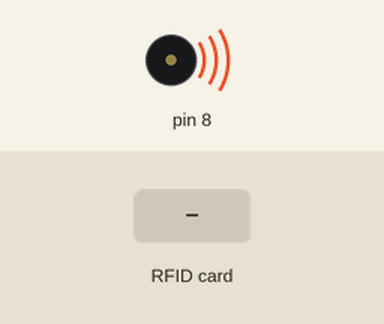
This sketch was run on a simulated Arduino Uno, built with avr-gcc and run on an emulated ATmega328P. On the bench: buzzer (waves = sounding). The inputs (shaded band) are chosen by the test bench. What the sketch prints to the serial monitor is not drawn.

Above: at 0.1 s.
At 2.5 s:
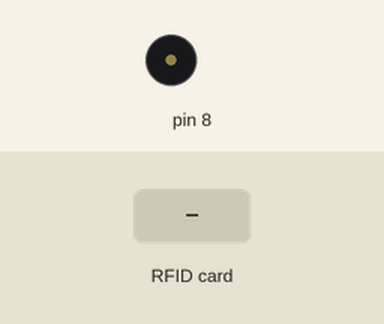
2.6 s: RFID card 5E 7A 19 C4 held to the reader
At 4.2 s:
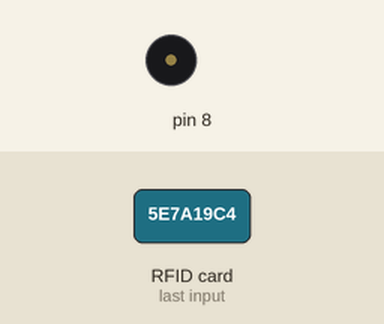
Timing chart, 0 to 6.4 s (numbered marks = the images above; inputs shaded):
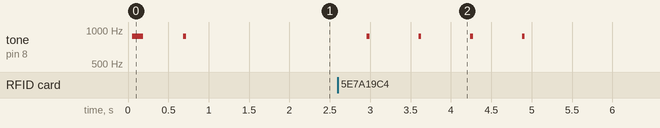

The sketch:

W08T02.ino
```cpp
/*
 Name:		W08T02.ino
 Created:	4/21/2017 7:36:55 AM
 Author:	coskun
*/
#include <SPI.h>
#include <RFID.h>

String currentCard;
String cardbase[4][3] = {
							{"150-253-250-74-219", "m", "000"},
							{"195-35-111-133-10", "t", "009"},
							{"44-196-57-213-4 ", "i", "004"},
							{"133-207-38-59-87", "i", "004"}
						};

RFID rf(10,5);
// the setup function runs once when you press reset or power the board
void setup() {
	Serial.begin(9600);
	SPI.begin();
	rf.init();
	//boot signal
	beepBuzzerOK();
	delay(500);
	beepBuzzerFAIL();
}

// the loop function runs over and over again until power down or reset
void loop() {
	currentCard = getCardNo();
	delay(250);

	if (currentCard != "")
	{
		for (int i = 0; i < 4; i++)
		{
			int bakiye = cardbase[i][2].toInt();
			if (cardbase[i][0] == currentCard)
			{
				if(bakiye > 0)
				{
					// Ok to PASS
					beepBuzzerOK();
					if(cardbase[i][1] == "t")
					{
						bakiye -= 3;
						cardbase[i][1] = String(bakiye);
					}
					else if(cardbase[i][1] == "i")
					{
						bakiye -= 1;
						cardbase[i][1] = String(bakiye);
					}

					Serial.println("Kalan Bakiyeniz: " + cardbase[i][1]);
				}
				else
				{
					beepBuzzerFAIL();
					Serial.println("Yetersiz bakiye :( ");
				}
			}
			else
			{
				// FAIL to PASS
				beepBuzzerFAIL();
				Serial.println("Geçersiz Kart !!");
			}
		}

		currentCard = "";
	}
}

void beepBuzzerOK()
{
	//new ok soun
	tone(8, 880);
	delay(135);
	noTone(8);
}

void beepBuzzerFAIL()
{
	//new fail
	tone(8, 880);
	delay(35);
	noTone(8);
	delay(500);
	//old fail sound
	tone(8, 660);
	delay(5);
	tone(8, 880);
	delay(5);
	tone(8, 660);
	noTone(8);
	delay(25);

	tone(8, 660);
	delay(5);
	tone(8, 880);
	delay(5);
	tone(8, 660);
	noTone(8);
	delay(25);

	tone(8, 660);
	delay(5);
	tone(8, 880);
	delay(5);
	tone(8, 660);
	noTone(8);
	delay(25);
}

String getCardNo()
{
	String rslt ="";
	if (rf.isCard())
	{
		while (rf.readCardSerial())
		{
			rslt ="";
			for (int i = 0; i < 5; i++)
			{
				rslt = rslt + "-" + String(rf.serNum[i]);
			}
			rslt = rslt.substring(1, rslt.length());

			//while(rf.readCardSerial()){}
		}
	}
	return rslt;
}
```

Measured:
- after the input at 2.6 s, tone on pin 8: alternates 880 Hz for 0.04 s and silent for 0.61 s, 8 changes in all, then stays silent, starting after 0.36 s
